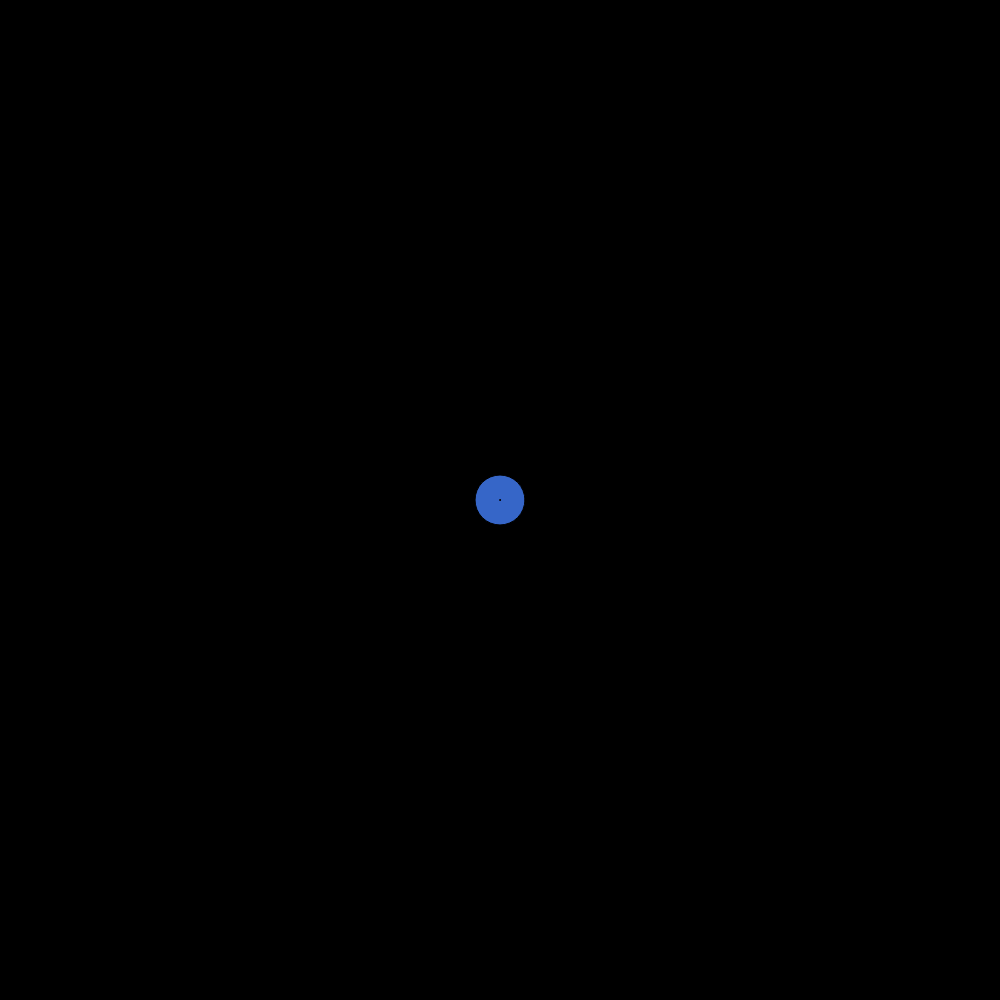
Frame 1 (no input)
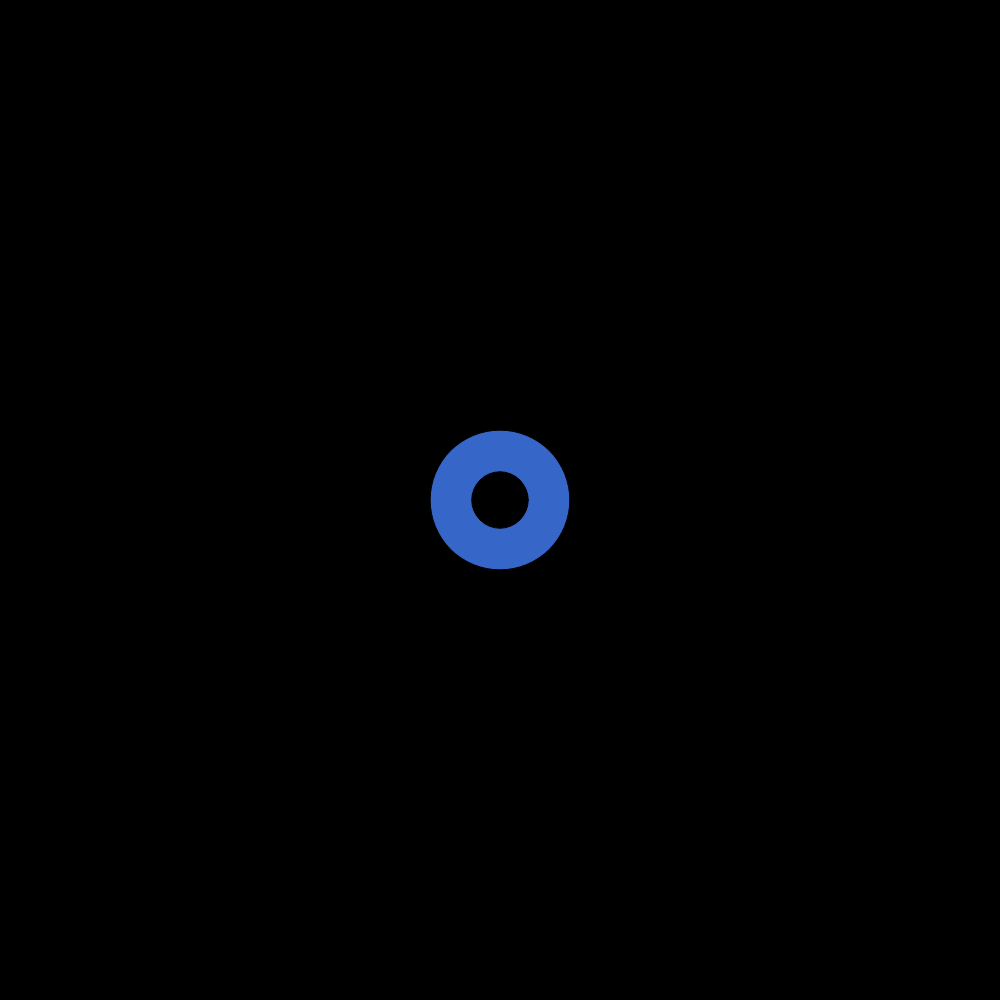
Frame 60 (no input)
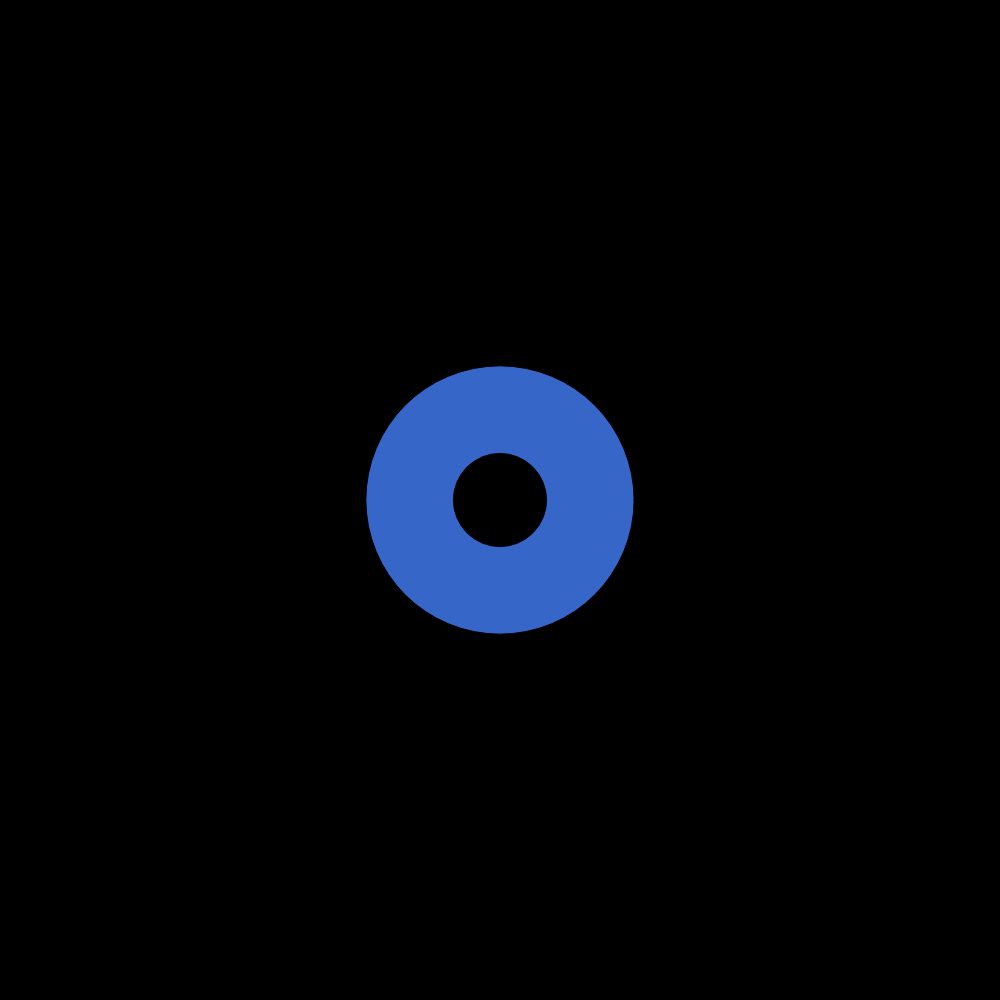
Frame 120 (the mouse pressed at the canvas centre since frame 60)

The p5.js sketch that drew these frames (run headless with seeded random() and noise() and a simulated clock; from frame 60 on, the mouse is pressed at the canvas centre):

// p5.js sketch
// ── sketch.js
let x;

function setup() {
  createCanvas(1000, 1000);
  x=0;}

function draw() {
  background(0);
  fill(54,102,200);
  ellipse(width/2,height/2,sin(frameCount/10)*500);

  fill(0);
  ellipse(width/2,height/2,sin(frameCount/100)*100);
 }
